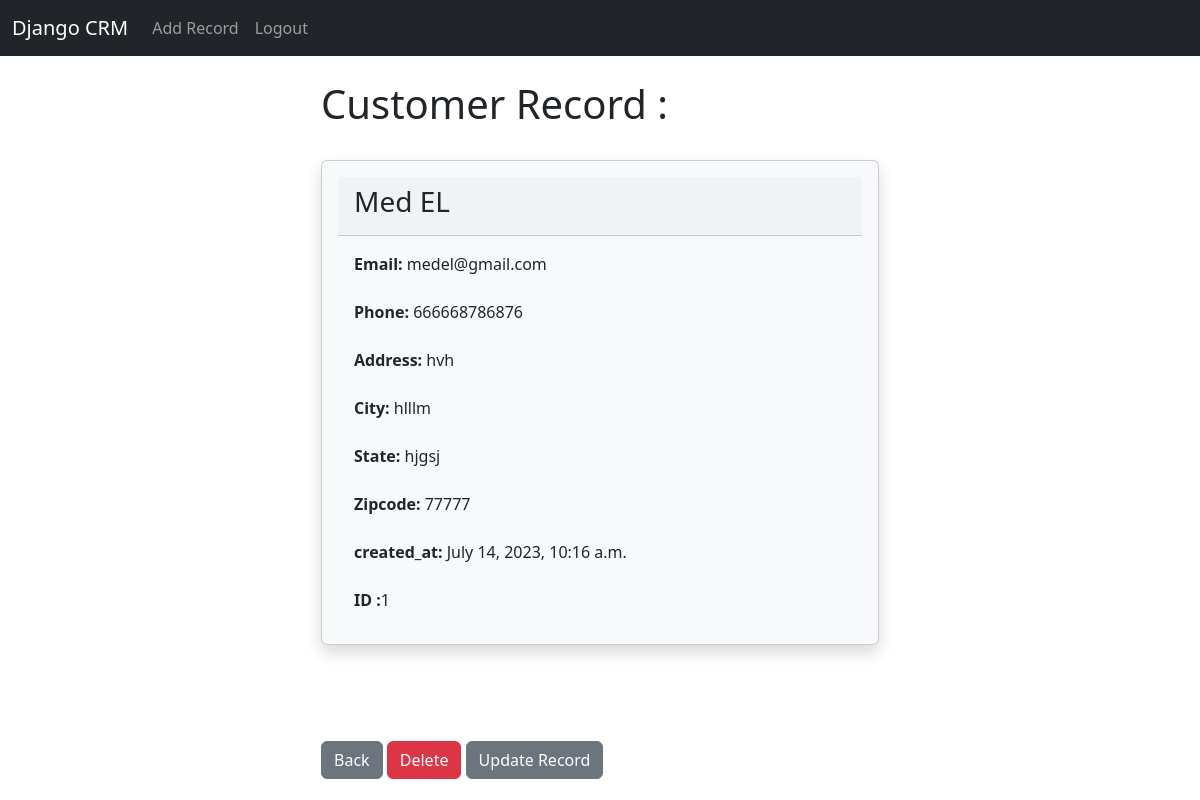
The page /record/1 (signed in) on the database its author committed.
### website/models.py (models this page shows, shortened)
class Record(models.Model):
    created_at = models.DateTimeField(auto_now_add=True)
    first_name = models.CharField(max_length = 50)
    last_name = models.CharField(max_length = 50)
    email = models.CharField(max_length = 100)
    phone = models.CharField(max_length = 15)
    address = models.CharField(max_length = 100)
    city = models.CharField(max_length = 50)
    state = models.CharField(max_length = 50)
    zipcode = models.CharField(max_length = 20)

### website/views.py (the view)
# urls.py: path('record/<int:pk>', views.customer_record, name='record'),
def customer_record(request, pk):
	if request.user.is_authenticated:
		customer_record = Record.objects.get(id=pk)
		return render(request, 'record.html', {'customer_record':customer_record})
	else:
		messages.success(request, "You Must Be Logged In To View That Page...")
		return redirect('home')

### website/templates/record.html
{% extends 'base.html' %}
{% block content %}
<div class="col-md-6 offset-md-3">
<h1>Customer Record :</h1><br/>
<div class="card shadow p-3 mb-5 bg-body-tertiary rounded">
    <div class="card-header">
        <h3>
        {{customer_record.first_name}}
        {{customer_record.last_name}}
        </h3>
    </div>
    <div class="card-body">
    <p class="card-text">
        <strong>Email: </strong>{{customer_record.email}}<br/><br/>
        <strong>Phone: </strong>{{customer_record.phone}}<br/><br/>
        <strong>Address: </strong>{{customer_record.address}}<br/><br/>
        <strong>City: </strong>{{customer_record.city}}<br/><br/>
        <strong>State: </strong>{{customer_record.state}}<br/><br/>
        <strong>Zipcode: </strong>{{customer_record.zipcode}}<br/><br/>
        <strong>created_at: </strong>{{customer_record.created_at}}<br/><br/>
        <strong>ID :</strong>{{customer_record.id}}
    </p>
    </div>
    </div><br/><br/>
  <a href="{% url 'home' %}" class="btn btn-secondary">Back</a>
  <a href="{% url 'delete_record' customer_record.id %}" class="btn btn-danger">Delete</a>
  <a href="{% url 'update_record' customer_record.id %}" class="btn btn-secondary">Update Record</a>
</div>
{% endblock %}

### rows shown on the page
Record: first_name "Med", last_name "EL", email "medel@gmail.com", phone "666668786876", address "hvh", city "hlllm", state "hjgsj", zipcode "77777", created_at "July 14, 2023, 10:16 a.m.", id "1"
